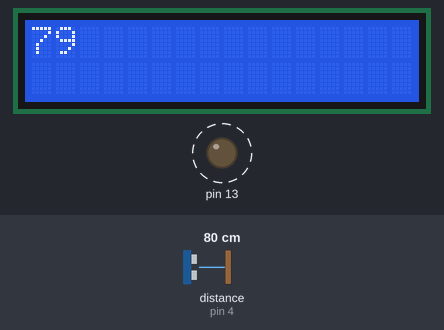
Bench run of a sketch on a simulated Arduino Uno, built with avr-gcc and run on an emulated ATmega328P. Parts: 16×2 character LCD, output pins drawn as LEDs (lit = HIGH). Dashed ring = blinking. The test bench sets the inputs (shaded band); at power-on: distance to the obstacle (sensor on pin 4) 80 cm. The echo pulse lasts 58.3 µs per cm; pins used as bus, display or sensor lines are not drawn.

Above: at 1.2 s.
1.3 s: distance to the obstacle (sensor on pin 4) set to 10 cm
At 2.4 s:
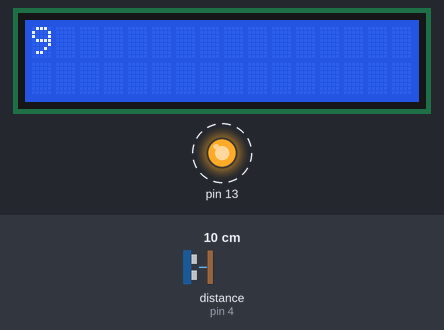
4.4 s: distance to the obstacle (sensor on pin 4) set to 7 cm
At 5.6 s:
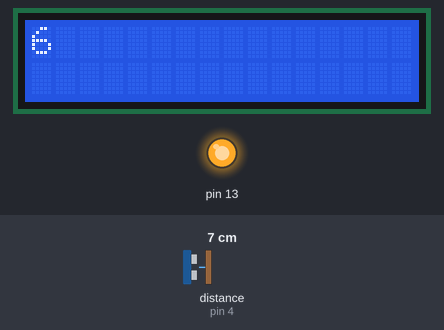
5.9 s: distance to the obstacle (sensor on pin 4) set to 18 cm
At 6.38 s:
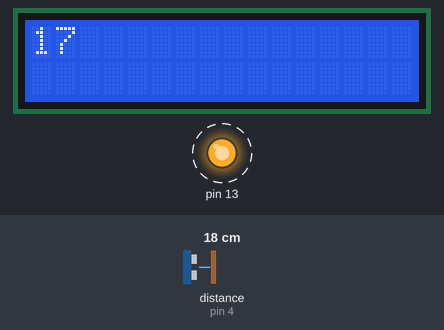
Timing chart, 0 to 13.7 s (numbered marks = the images above; inputs shaded):
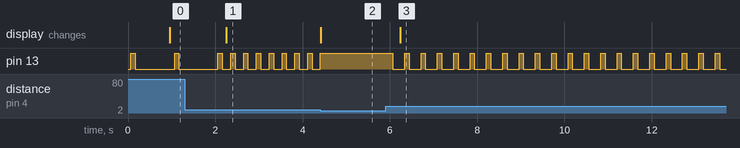

The sketch:

09-Distance_Alarm.ino
```cpp
#include <LiquidCrystal.h>
const int rs = 10, en = 9, d4 = 8, d5 = 7, d6 = 6, d7 = 5;
LiquidCrystal lcd(rs, en, d4, d5, d6, d7);
int a;
int srf(int trig,int echo){
  digitalWrite(trig,1);
  delayMicroseconds(10);
  digitalWrite(trig,0);
  return(pulseIn(echo, 1)*0.034/2);
}

void setup() {
  pinMode(2, OUTPUT);
  pinMode(13, OUTPUT);
  lcd.begin(16, 2);
}

void loop() {
  a = srf(2, 4);
  if(a < 8) digitalWrite(13, 1); // Buzzer On
  else{
    digitalWrite(13, 1); // Buzzer On
    delay(100);
    digitalWrite(13, 0); // Buzzer Off
    delay(a * 10);
  }
  lcd.clear();
  lcd.setCursor(0,0);
  lcd.print(a);
  lcd.display();
  delay(100);
}
```

Measured:
- the behaviour switches between 9 and 8 cm on distance to the obstacle (sensor on pin 4) (found by bisection; images 1 and 2)
- after the input at 1.3 s, pin 13: alternates HIGH for 0.10 s and LOW for 0.19 s, starting after 1.1 s; the display: changes after 0.95 s (image 1)
- after the input at 4.4 s, pin 13: goes on until 4.4 s, then stays HIGH; the display: changes at once (image 2)
- after the input at 5.9 s, pin 13: alternates HIGH for 0.10 s and LOW for 0.27 s, starting after 0.16 s; the display: changes after 0.34 s (image 3)
- by itself, pin 13: alternates HIGH for 0.10 s and LOW for 0.90 s
